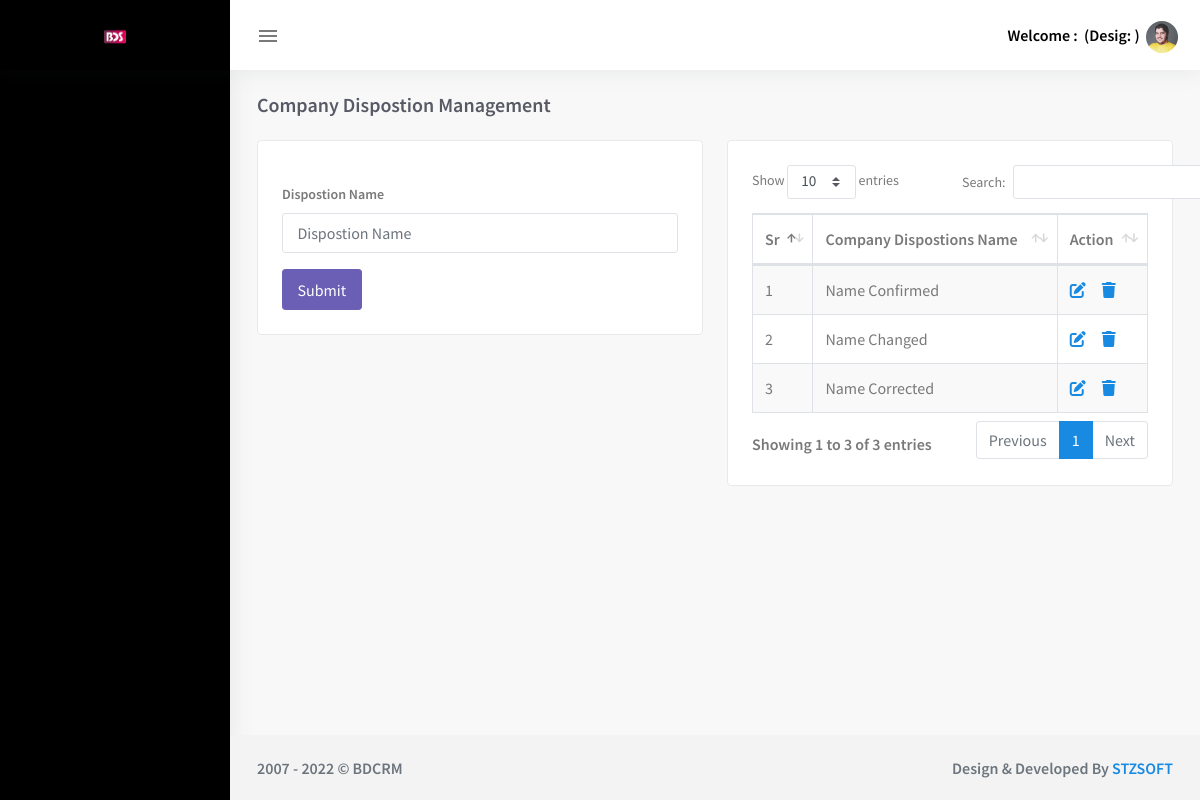
Page /master/add_company_disposition on the committed database.
### tables this page shows
CREATE TABLE `bdcrm_company_disposition` (
  `id` int(11) NOT NULL,
  `company_dispostion` varchar(100) NOT NULL,
  `status` int(1) NOT NULL DEFAULT 1,
  `created_at` timestamp NOT NULL DEFAULT current_timestamp() ON UPDATE current_timestamp()
);

### application/views/includes/template.php (called while the page is built, shortened)
<?php
$this->load->view("includes/header.php");
$this->load->view("includes/navbar.php");
$this->load->view("includes/left-sidebar.php");
$this->load->view("includes/right-sidebar.php");
$this->load->view($main_content);
?>

### application/controllers/Master.php (called while the page is built, shortened)
<?php if (!defined('BASEPATH')) exit('No direct script access allowed');
class Master  extends CI_Controller
{
    public function __construct()
    {
        $this->load->model("model");
    }
    public function add_company_disposition($id=0){
         $data['getCompDispo'] = $this->model->getData('bdcrm_company_disposition', array('status' => '1'));
         $data['main_content'] = "main/add_company_disposition";
         $this->load->view("includes/template", $data);
    }
}

### index.php (called while the page is built, shortened)
<?php
require_once BASEPATH.'core/CodeIgniter.php';

### application/models/Model.php (called while the page is built, shortened)
<?php
class Model extends CI_Model {
	function getData($tableName, $where_data=array(), $where_in = array(), $like = array()){
        try{
			if (isset($tableName) && isset($where_data)) {
				$this->db->trans_start();
				if(!empty($where_data)){
					$this->db->where($where_data);
				}
				$query = $this->db->get($tableName);
				$this->db->trans_complete();
				if ($query->num_rows() > 0){
					$rows = $query->result_array();
					return $rows;
				}else{
					return false;
				}
			}else{
				return false;
			}
		} catch (Exception $e){
			return false;
		}
	}
}

### application/views/main/add_company_disposition.php (the view, shortened to what this page needs)
<div class="content-page">
    <div class="content">
        <div class="container-fluid">
            <div class="row">
                <div class="col-12">
                    <div class="page-title-box">
                        <h4 class="page-title">Company Dispostion Management</h4>
                    </div>
                </div>
            </div>
            <div class="row">
                <div class="col-lg-6">
                    <div class="card-box">
                        <?php
                         if(!empty($getFormCompDispo)){
                           $id = $getFormCompDispo['id'];
                           $company_dispostion = $getFormCompDispo['company_dispostion'];
                           $button = "Update";
                         }else{
                            $company_dispostion = "";
                            $button = "Submit";
                         }
                        ?>
                        <form action="<?php echo base_url('master/submit_company_dispositions'); ?>"
                            method="post">
                            <div class="form-group">
                                <label>Dispostion Name</label>
                                <input type="text" name="c_dispostions_name" class="form-control"
                                placeholder="Dispostion Name" value="<?= $company_dispostion; ?>" required="">
                            </div>
                            <button type="submit" class="btn btn-purple waves-effect waves-light"><?= $button; ?></button>
                        </form>
                    </div>
                </div>
                <div class="col-lg-6">
                    <div class="card-box">
                        <table id="datatable-responsive" class="table table-striped table-bordered dt-responsive nowrap" style="border-collapse: collapse; border-spacing: 0; width: 100%;">
                            <thead>
                                <tr>
                                    <th>Sr</th>
                                    <th>Company Dispostions Name</th>
                                    <th>Action</th>
                                </tr>
                            </thead>
                            <tbody>
                            <?php
                            if (!empty($getCompDispo)) {
                                foreach ($getCompDispo as $k =>$value) {
                            ?>
                                        <tr>
                                            <td><?php echo $k+1;?></td>
                                            <td><?php echo $value['company_dispostion']?></td>
                                            <td>
                                               <a href="<?php echo base_url('master/add_company_disposition').'/'.$value['id'];?>"><i class="fa-solid fa-pen-to-square"></i></a>
                                                <a href="<?php echo base_url('master/DeleteDisposition').'/'.$value['id'];?>" onclick="return confirm('are you sure to want delete selected company Disposition.')"><i class="fa-solid fa-trash"></i></a>
                                            </td>
                                        </tr>
                                <?php
                                }
                            }
                            ?>
                          </tbody>
                        </table>
                    </div>
                </div>
            </div>
        </div>
    </div>
</div>

### rows in the picture
bdcrm_company_disposition: company_dispostion "Name Confirmed"
bdcrm_company_disposition: company_dispostion "Name Changed"
bdcrm_company_disposition: company_dispostion "Name Corrected"

### other values in the picture
$button "Submit"
